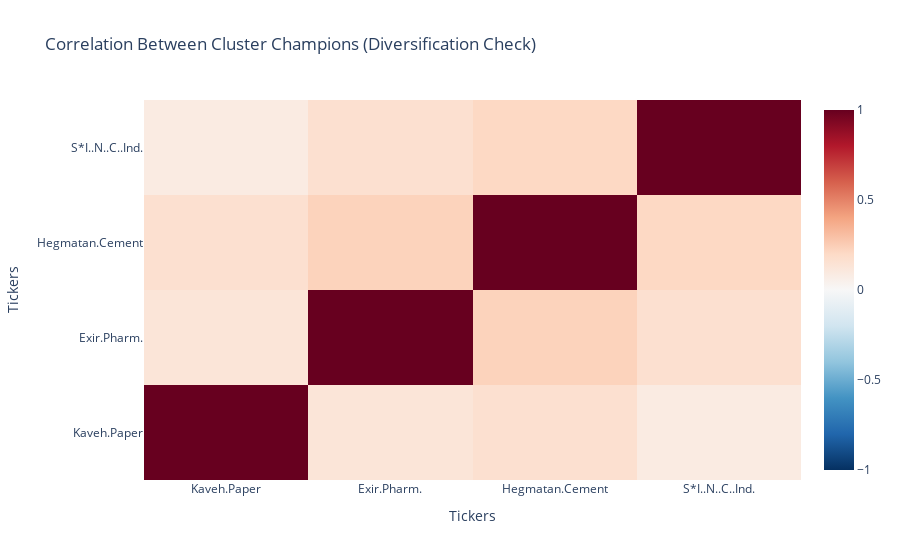

Notebook code cell kept with this figure:
### Code cell
import plotly.graph_objects as go

# 1. Get the list of champion tickers
champion_tickers = champions.index.tolist()

# 2. Extract their correlation matrix from our main matrix
champ_corr = correlation_matrix.loc[champion_tickers, champion_tickers]

# 3. Create an Interactive Heatmap using Plotly
fig = go.Figure(data=go.Heatmap(
    z=champ_corr.values,
    x=champ_corr.columns,
    y=champ_corr.index,
    colorscale='RdBu_r', # Red for high correlation, Blue for low
    zmin=-1, zmax=1
))

fig.update_layout(
    title='Correlation Between Cluster Champions (Diversification Check)',
    xaxis_title='Tickers',
    yaxis_title='Tickers'
)

fig.show()

### Figure 1 — Plotly figure (JSON) as saved in the notebook; plotly's stock layout.template omitted (floating-point values rounded to 4 significant figures)
{"data": [{"colorscale": [[0, "rgb(5,48,97)"], [0.1, "rgb(33,102,172)"], [0.2, "rgb(67,147,195)"], [0.3, "rgb(146,197,222)"], [0.4, "rgb(209,229,240)"], [0.5, "rgb(247,247,247)"], [0.6, "rgb(253,219,199)"], [0.7, "rgb(244,165,130)"], [0.8, "rgb(214,96,77)"], [0.9, "rgb(178,24,43)"], [1, "rgb(103,0,31)"]], "type": "heatmap", "x": ["Kaveh.Paper", "Exir.Pharm.", "Hegmatan.Cement", "S*I..N..C..Ind."], "y": ["Kaveh.Paper", "Exir.Pharm.", "Hegmatan.Cement", "S*I..N..C..Ind."], "z": [[1.0, 0.1292, 0.1617, 0.08908], [0.1292, 1.0, 0.2311, 0.1631], [0.1617, 0.2311, 1.0, 0.2082], [0.08908, 0.1631, 0.2082, 1.0]], "zmax": 1, "zmin": -1}], "layout": {"title": {"text": "Correlation Between Cluster Champions (Diversification Check)"}, "xaxis": {"title": {"text": "Tickers"}}, "yaxis": {"title": {"text": "Tickers"}}}}
